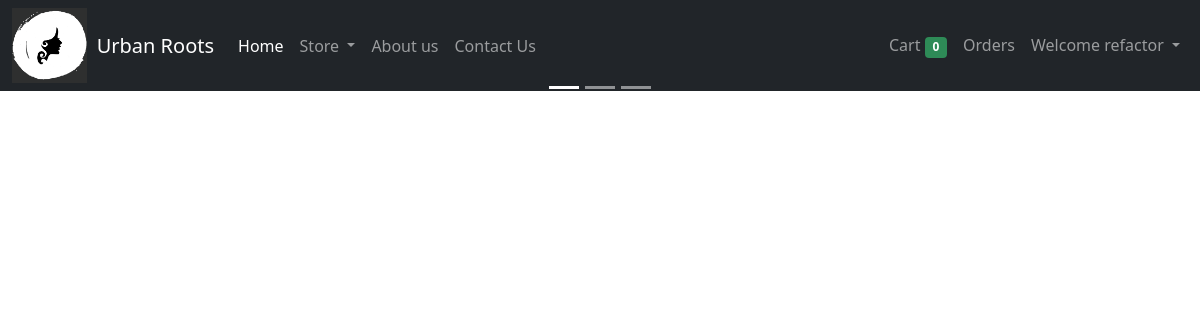
Before: /?category=2 (signed in) with the older database file.
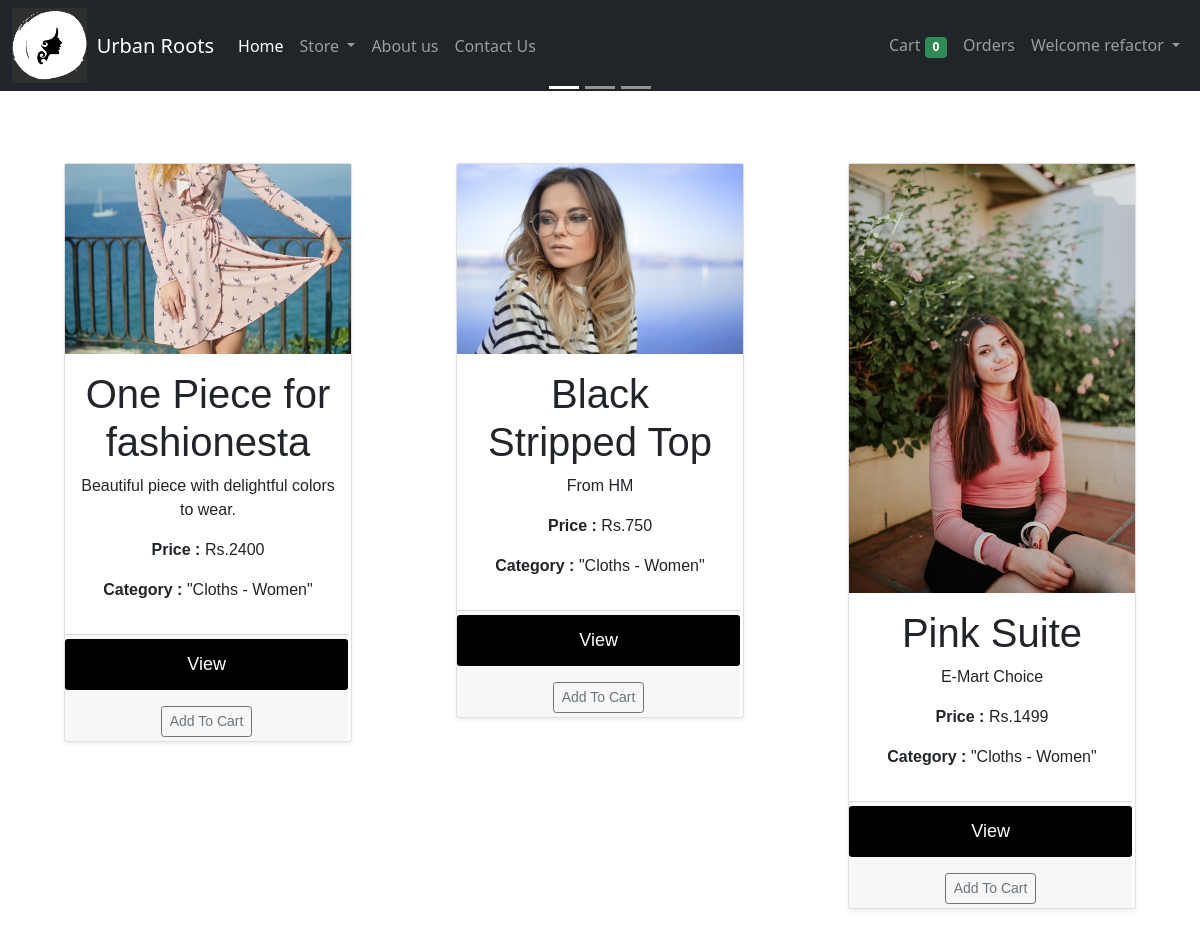
After: the same page with the newer database file.
### home/models/product.py (models this page shows, shortened)
class Product(models.Model):
    name = models.CharField(max_length=50)
    price = models.IntegerField(default=0)
    category = models.ForeignKey(Category, on_delete=models.CASCADE, default=1)
    description = models.CharField(max_length=150,default='')
    image = models.ImageField(upload_to = 'uploads/products/')
    @staticmethod
    def get_all_products_byCatID(category_id):
        if category_id:
            return Product.objects.filter(category = category_id)
        else:
            return Product.get_all_products()

### home/models/category.py (models this page shows)
class Category(models.Model):
    name = models.CharField(max_length=50)
    @staticmethod
    def get_all_categories():
        return Category.objects.all()
    def __str__(self) -> str:
        return self.name

### home/views/index.py (the view, shortened to what this page needs)
# urls.py: path("",index, name='home'),
def index(request):
    if request.method == "GET":
        cart = request.session.get('cart')   #get the cart for the current session
        if not cart:                         #if there is no cart for a current session, make a empty cart
            request.session['cart'] = {}
        products = None
        Categories = Category.get_all_categories()
        CategoryId = request.GET.get('category')   #getting this from url
        if CategoryId:
            products = Product.get_all_products_byCatID(CategoryId)
        else:
            products = Product.get_all_products()
        print(request.session.get('customer_username'))
        if request.session.get('customer_username') == None:
            data = {'products' : products,'categories':Categories}
            return render(request, 'index.html',data)
        else:
            data = {'products' : products,'categories':Categories,'name':request.session.get('customer_username')}
            return render(request, 'index.html', data)

### home/templatetags/check_if_prod_inCart.py (called while the page is built)
@register.filter(name = 'is_in_cart')   #now, whenever 'is_in_cart' is used in template, this function will be called
def is_in_cart(product,cart):
    keys = cart.keys()
    for id in keys:
        if int(id) == product.id:
            return True
    return False

### templates/index.html (shortened to what this page needs)
{% extends 'base.html' %}
{% block body %}
{% load check_if_prod_inCart %}
<div class="container-fluid my-4">
  <div id="carouselExampleCaptions" class="carousel slide" data-bs-ride="carousel">
    <div class="carousel-indicators">
      <button type="button" data-bs-target="#carouselExampleCaptions" data-bs-slide-to="0" class="active"
        aria-current="true" aria-label="Slide 1"></button>
      <button type="button" data-bs-target="#carouselExampleCaptions" data-bs-slide-to="1"
        aria-label="Slide 2"></button>
      <button type="button" data-bs-target="#carouselExampleCaptions" data-bs-slide-to="2"
        aria-label="Slide 3"></button>
    </div>
    <button class="carousel-control-prev" type="button" data-bs-target="#carouselExampleCaptions" data-bs-slide="prev">
      <span class="carousel-control-prev-icon" aria-hidden="true"></span>
    </button>
    <button class="carousel-control-next" type="button" data-bs-target="#carouselExampleCaptions" data-bs-slide="next">
      <span class="carousel-control-next-icon" aria-hidden="true"></span>
    </button>
  </div>
</div>
<div class="container-fluid my-5">
  <div class="row mx-auto">
    {% for product in products%}
    <div class="col" id = {{product.id}}>
      <div class="card shadow-sm mx-auto mb-3" style="width: 18rem;">
        <img src="{{product.image.url}}" class="d-block w-100 h-80" alt="...">
        <div class="card-body">
          <h1 class="card-title">{{product.name}}</h1>
          <p class="card-text">{{product.description}}</p>
          <p class="card-text"><b>Price : </b>Rs.{{product.price}}</p>
          <p class="card-text"><b>Category : </b>"{{product.category}}"</p>
        </div>
        <div style="margin-right: 1%;" class="card-footer p-0 no-gutters">
          {% if product|is_in_cart:request.session.cart %}
          <div class="row" style="width: 100%; margin-left: 1%;">
            <form action="/#{{product.id}}" method="POST" class="col-2" style="margin-right: 4%;">
              {% csrf_token %}
              <input hidden type="text" name="product" value="{{product.id}}">
              <input hidden type="text" name="remove_item" value="True">
              <input type="submit" value=" - " class="btn btn-block btn-secondary">
            </form>
            <div class="text-center col">
              {{product|get_count_of_Items:request.session.cart}} in cart
            </div>
            <form action="/#{{product.id}}" method="POST" class="col-2" style="margin-right: 4%;">
              {% csrf_token %}
              <input hidden type="text" name="product" value="{{product.id}}">
              <input type="submit" value=" + " class="btn btn-block btn-secondary">
            </form>
          </div>
          {% else %}
          <form action="/#{{product.id}}" method="POST" class="my-1">
            <p><button onclick="document.location='http://127.0.0.1:8000/about'" type="button" style="margin-left: 0%;"
              class="btn btn-sm btn-outline-secondary">View</button></p>
            <input type="submit" class="btn btn-sm btn-outline-secondary" value="Add To Cart">
          </form>
          {% endif %}
        </div>
      </div>
    </div>
    {% endfor %}
    {% endblock body %}

Changed rows visible on the page:
added Product: image (picture), name "One Piece for fashionesta", description "Beautiful piece with delightful colors to wear.", price "2400", category "Cloths - Women"
added Product: image (picture), name "Black Stripped Top", description "From HM", price "750", category "Cloths - Women"
added Product: image (picture), name "Pink Suite", description "E-Mart Choice", price "1499", category "Cloths - Women"
